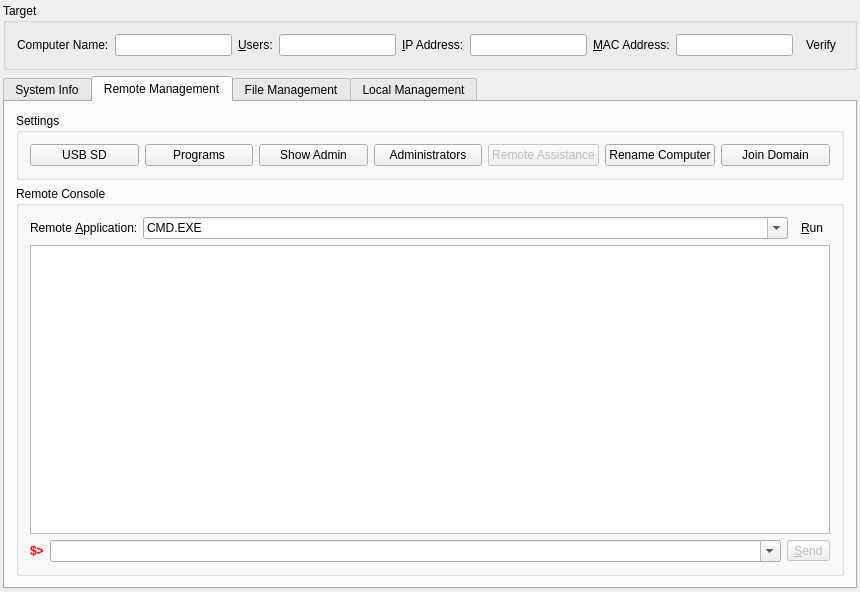
<?xml version="1.0" encoding="UTF-8"?>
<ui version="4.0">
 <class>SystemManagementWidgetClass</class>
 <widget class="QWidget" name="SystemManagementWidgetClass">
  <property name="geometry">
   <rect>
    <x>0</x>
    <y>0</y>
    <width>860</width>
    <height>592</height>
   </rect>
  </property>
  <property name="sizePolicy">
   <sizepolicy hsizetype="Expanding" vsizetype="Expanding">
    <horstretch>0</horstretch>
    <verstretch>0</verstretch>
   </sizepolicy>
  </property>
  <property name="windowTitle">
   <string>System Management</string>
  </property>
  <layout class="QGridLayout" name="gridLayout_4">
   <property name="margin">
    <number>3</number>
   </property>
   <item row="0" column="0">
    <widget class="QGroupBox" name="groupBox">
     <property name="title">
      <string>Target</string>
     </property>
     <layout class="QGridLayout" name="gridLayout">
      <item row="0" column="0">
       <widget class="QLabel" name="labelComputerName">
        <property name="text">
         <string>Computer Name:</string>
        </property>
       </widget>
      </item>
      <item row="0" column="1">
       <widget class="QLineEdit" name="lineEditComputerName">
        <property name="readOnly">
         <bool>true</bool>
        </property>
       </widget>
      </item>
      <item row="0" column="2">
       <widget class="QLabel" name="labelUsers">
        <property name="text">
         <string>&amp;Users:</string>
        </property>
        <property name="buddy">
         <cstring>lineEditUsers</cstring>
        </property>
       </widget>
      </item>
      <item row="0" column="3">
       <widget class="QLineEdit" name="lineEditUsers">
        <property name="readOnly">
         <bool>false</bool>
        </property>
       </widget>
      </item>
      <item row="0" column="8">
       <widget class="QToolButton" name="toolButtonVerify">
        <property name="toolTip">
         <string>Verify Client Info</string>
        </property>
        <property name="text">
         <string>Verify</string>
        </property>
        <property name="icon">
         <iconset resource="../controlcenter.qrc">
          <normaloff>:/icon/resources/images/connect.png</normaloff>:/icon/resources/images/connect.png</iconset>
        </property>
        <property name="autoRaise">
         <bool>true</bool>
        </property>
       </widget>
      </item>
      <item row="0" column="4">
       <widget class="QLabel" name="labelIPAddress">
        <property name="text">
         <string>&amp;IP Address:</string>
        </property>
        <property name="buddy">
         <cstring>lineEditIPAddress</cstring>
        </property>
       </widget>
      </item>
      <item row="0" column="5">
       <widget class="QLineEdit" name="lineEditIPAddress"/>
      </item>
      <item row="0" column="6">
       <widget class="QLabel" name="labelMACAddress">
        <property name="text">
         <string>&amp;MAC Address:</string>
        </property>
        <property name="buddy">
         <cstring>lineEditMACAddress</cstring>
        </property>
       </widget>
      </item>
      <item row="0" column="7">
       <widget class="QLineEdit" name="lineEditMACAddress"/>
      </item>
     </layout>
    </widget>
   </item>
   <item row="1" column="0">
    <widget class="QTabWidget" name="tabWidget">
     <property name="tabPosition">
      <enum>QTabWidget::North</enum>
     </property>
     <property name="currentIndex">
      <number>1</number>
     </property>
     <widget class="QWidget" name="tabSystemInfo">
      <attribute name="title">
       <string>System Info</string>
      </attribute>
      <layout class="QVBoxLayout" name="verticalLayout_4">
       <item>
        <layout class="QHBoxLayout" name="horizontalLayout_2">
         <item>
          <widget class="QLabel" name="labelReportCreationTime">
           <property name="sizePolicy">
            <sizepolicy hsizetype="Expanding" vsizetype="Preferred">
             <horstretch>0</horstretch>
             <verstretch>0</verstretch>
            </sizepolicy>
           </property>
          </widget>
         </item>
         <item>
          <spacer name="horizontalSpacer">
           <property name="orientation">
            <enum>Qt::Horizontal</enum>
           </property>
           <property name="sizeHint" stdset="0">
            <size>
             <width>40</width>
             <height>20</height>
            </size>
           </property>
          </spacer>
         </item>
         <item>
          <widget class="QToolButton" name="toolButtonQuerySystemInfo">
           <property name="text">
            <string>Query</string>
           </property>
           <property name="icon">
            <iconset resource="../controlcenter.qrc">
             <normaloff>:/icon/resources/images/querydatabase.png</normaloff>:/icon/resources/images/querydatabase.png</iconset>
           </property>
           <property name="autoRaise">
            <bool>true</bool>
           </property>
          </widget>
         </item>
         <item>
          <spacer name="horizontalSpacer_2">
           <property name="orientation">
            <enum>Qt::Horizontal</enum>
           </property>
           <property name="sizeType">
            <enum>QSizePolicy::Preferred</enum>
           </property>
           <property name="sizeHint" stdset="0">
            <size>
             <width>40</width>
             <height>20</height>
            </size>
           </property>
          </spacer>
         </item>
         <item>
          <widget class="QToolButton" name="toolButtonRequestSystemInfo">
           <property name="enabled">
            <bool>false</bool>
           </property>
           <property name="toolTip">
            <string>Get System Information</string>
           </property>
           <property name="statusTip">
            <string>Get System Information</string>
           </property>
           <property name="text">
            <string>Scan</string>
           </property>
           <property name="icon">
            <iconset resource="../controlcenter.qrc">
             <normaloff>:/icon/resources/images/scansystem.png</normaloff>:/icon/resources/images/scansystem.png</iconset>
           </property>
           <property name="autoRaise">
            <bool>true</bool>
           </property>
          </widget>
         </item>
         <item>
          <widget class="QToolButton" name="toolButtonRescanSystemInfo">
           <property name="enabled">
            <bool>false</bool>
           </property>
           <property name="toolTip">
            <string>Rescan System</string>
           </property>
           <property name="statusTip">
            <string>Rescan System</string>
           </property>
           <property name="text">
            <string>Rescan</string>
           </property>
           <property name="icon">
            <iconset resource="../controlcenter.qrc">
             <normaloff>:/icon/resources/images/rescan.png</normaloff>:/icon/resources/images/rescan.png</iconset>
           </property>
           <property name="autoRaise">
            <bool>true</bool>
           </property>
          </widget>
         </item>
         <item>
          <widget class="QToolButton" name="toolButtonSaveAs">
           <property name="enabled">
            <bool>false</bool>
           </property>
           <property name="toolTip">
            <string>Save System Information</string>
           </property>
           <property name="statusTip">
            <string>Save System Information</string>
           </property>
           <property name="text">
            <string>Save</string>
           </property>
           <property name="icon">
            <iconset resource="../controlcenter.qrc">
             <normaloff>:/icon/resources/images/backup.png</normaloff>:/icon/resources/images/backup.png</iconset>
           </property>
           <property name="autoRaise">
            <bool>true</bool>
           </property>
          </widget>
         </item>
        </layout>
       </item>
       <item>
        <widget class="QTabWidget" name="tabWidgetSystemInfo">
         <property name="tabPosition">
          <enum>QTabWidget::North</enum>
         </property>
         <property name="tabShape">
          <enum>QTabWidget::Rounded</enum>
         </property>
         <property name="currentIndex">
          <number>0</number>
         </property>
         <widget class="QWidget" name="tabOS">
          <attribute name="title">
           <string>&amp;OS</string>
          </attribute>
          <layout class="QVBoxLayout" name="verticalLayout">
           <item>
            <widget class="QGroupBox" name="osGroupBox">
             <property name="enabled">
              <bool>false</bool>
             </property>
             <property name="sizePolicy">
              <sizepolicy hsizetype="Expanding" vsizetype="Preferred">
               <horstretch>0</horstretch>
               <verstretch>0</verstretch>
              </sizepolicy>
             </property>
             <property name="title">
              <string>OS</string>
             </property>
             <layout class="QGridLayout" name="gridLayout_7">
              <property name="sizeConstraint">
               <enum>QLayout::SetDefaultConstraint</enum>
              </property>
              <item row="0" column="0">
               <widget class="QLabel" name="label_2">
                <property name="text">
                 <string>OS Version:</string>
                </property>
               </widget>
              </item>
              <item row="0" column="1">
               <widget class="QLineEdit" name="osVersionLineEdit">
                <property name="readOnly">
                 <bool>true</bool>
                </property>
               </widget>
              </item>
              <item row="1" column="0">
               <widget class="QLabel" name="label_6">
                <property name="text">
                 <string>Copmuter Name:</string>
                </property>
               </widget>
              </item>
              <item row="1" column="1">
               <widget class="QLineEdit" name="computerNameLineEdit">
                <property name="readOnly">
                 <bool>true</bool>
                </property>
               </widget>
              </item>
              <item row="1" column="2">
               <widget class="QLabel" name="workgroupLabel">
                <property name="text">
                 <string>Workgroup:</string>
                </property>
                <property name="alignment">
                 <set>Qt::AlignRight|Qt::AlignTrailing|Qt::AlignVCenter</set>
                </property>
               </widget>
              </item>
              <item row="0" column="2">
               <widget class="QLabel" name="installDatelabel">
                <property name="text">
                 <string>Installation Date:</string>
                </property>
                <property name="alignment">
                 <set>Qt::AlignRight|Qt::AlignTrailing|Qt::AlignVCenter</set>
                </property>
               </widget>
              </item>
              <item row="0" column="3">
               <widget class="QLineEdit" name="installationDateLineEdit">
                <property name="readOnly">
                 <bool>true</bool>
                </property>
               </widget>
              </item>
              <item row="1" column="3">
               <widget class="QLineEdit" name="workgroupLineEdit">
                <property name="readOnly">
                 <bool>true</bool>
                </property>
               </widget>
              </item>
              <item row="3" column="0">
               <widget class="QLabel" name="labelSystemUsers">
                <property name="text">
                 <string>System Users:</string>
                </property>
               </widget>
              </item>
              <item row="3" column="1" colspan="3">
               <widget class="QComboBox" name="comboBoxSystemUsers"/>
              </item>
              <item row="2" column="1" colspan="3">
               <widget class="QComboBox" name="logicalDrivesComboBox">
                <property name="sizePolicy">
                 <sizepolicy hsizetype="Expanding" vsizetype="Fixed">
                  <horstretch>0</horstretch>
                  <verstretch>0</verstretch>
                 </sizepolicy>
                </property>
               </widget>
              </item>
              <item row="2" column="0">
               <widget class="QLabel" name="logicalDrivesLabel">
                <property name="text">
                 <string>Disk Drives:</string>
                </property>
               </widget>
              </item>
             </layout>
            </widget>
           </item>
           <item>
            <spacer name="verticalSpacer_2">
             <property name="orientation">
              <enum>Qt::Vertical</enum>
             </property>
             <property name="sizeHint" stdset="0">
              <size>
               <width>20</width>
               <height>217</height>
              </size>
             </property>
            </spacer>
           </item>
          </layout>
         </widget>
         <widget class="QWidget" name="tabDevices">
          <attribute name="title">
           <string>&amp;Devices</string>
          </attribute>
          <layout class="QVBoxLayout" name="verticalLayout_2">
           <item>
            <widget class="QGroupBox" name="devicesInfoGroupBox">
             <property name="enabled">
              <bool>false</bool>
             </property>
             <property name="sizePolicy">
              <sizepolicy hsizetype="Expanding" vsizetype="Preferred">
               <horstretch>0</horstretch>
               <verstretch>0</verstretch>
              </sizepolicy>
             </property>
             <property name="minimumSize">
              <size>
               <width>0</width>
               <height>0</height>
              </size>
             </property>
             <property name="title">
              <string>Devices</string>
             </property>
             <layout class="QGridLayout" name="gridLayout_13" rowstretch="0,0,0,0,0,0,0,0,0,0,0,0,0" columnstretch="0,0,0,0">
              <property name="sizeConstraint">
               <enum>QLayout::SetDefaultConstraint</enum>
              </property>
              <item row="1" column="1" colspan="3">
               <widget class="QLineEdit" name="motherboardLineEdit">
                <property name="readOnly">
                 <bool>true</bool>
                </property>
               </widget>
              </item>
              <item row="5" column="0">
               <widget class="QLabel" name="videoCardLabel">
                <property name="text">
                 <string>Video Card:</string>
                </property>
               </widget>
              </item>
              <item row="5" column="1" colspan="3">
               <widget class="QLineEdit" name="videoCardLineEdit">
                <property name="readOnly">
                 <bool>true</bool>
                </property>
               </widget>
              </item>
              <item row="9" column="1" colspan="3">
               <widget class="QLineEdit" name="adapter1NameLineEdit">
                <property name="readOnly">
                 <bool>true</bool>
                </property>
               </widget>
              </item>
              <item row="10" column="0">
               <widget class="QLabel" name="macAddresslabel_3">
                <property name="text">
                 <string>MAC Address:</string>
                </property>
               </widget>
              </item>
              <item row="10" column="1">
               <widget class="QLineEdit" name="adapter1HDAddressLineEdit">
                <property name="readOnly">
                 <bool>true</bool>
                </property>
               </widget>
              </item>
              <item row="8" column="1" colspan="3">
               <widget class="Line" name="line_5">
                <property name="orientation">
                 <enum>Qt::Horizontal</enum>
                </property>
               </widget>
              </item>
              <item row="0" column="0">
               <widget class="QLabel" name="cpuInfoLabel">
                <property name="text">
                 <string>CPU:</string>
                </property>
               </widget>
              </item>
              <item row="0" column="1" colspan="3">
               <widget class="QLineEdit" name="cpuLineEdit">
                <property name="readOnly">
                 <bool>true</bool>
                </property>
               </widget>
              </item>
              <item row="10" column="2">
               <widget class="QLabel" name="ipAddresslabel_3">
                <property name="text">
                 <string>IP Address:</string>
                </property>
                <property name="alignment">
                 <set>Qt::AlignRight|Qt::AlignTrailing|Qt::AlignVCenter</set>
                </property>
               </widget>
              </item>
              <item row="10" column="3">
               <widget class="QLineEdit" name="adapter1IPAddressLineEdit">
                <property name="minimumSize">
                 <size>
                  <width>210</width>
                  <height>0</height>
                 </size>
                </property>
                <property name="readOnly">
                 <bool>true</bool>
                </property>
               </widget>
              </item>
              <item row="11" column="1" colspan="3">
               <widget class="QLineEdit" name="adapter2NameLineEdit">
                <property name="readOnly">
                 <bool>true</bool>
                </property>
               </widget>
              </item>
              <item row="12" column="0">
               <widget class="QLabel" name="macAddresslabel_4">
                <property name="text">
                 <string>MAC Address:</string>
                </property>
               </widget>
              </item>
              <item row="12" column="1">
               <widget class="QLineEdit" name="adapter2HDAddressLineEdit">
                <property name="readOnly">
                 <bool>true</bool>
                </property>
               </widget>
              </item>
              <item row="12" column="2">
               <widget class="QLabel" name="ipAddresslabel_4">
                <property name="text">
                 <string>IP Address:</string>
                </property>
                <property name="alignment">
                 <set>Qt::AlignRight|Qt::AlignTrailing|Qt::AlignVCenter</set>
                </property>
               </widget>
              </item>
              <item row="12" column="3">
               <widget class="QLineEdit" name="adapter2IPAddressLineEdit">
                <property name="readOnly">
                 <bool>true</bool>
                </property>
               </widget>
              </item>
              <item row="9" column="0">
               <widget class="QLabel" name="adapter1Label">
                <property name="text">
                 <string>Adapter 1:</string>
                </property>
               </widget>
              </item>
              <item row="11" column="0">
               <widget class="QLabel" name="networkAdapter2Label">
                <property name="text">
                 <string>Adapter 2:</string>
                </property>
               </widget>
              </item>
              <item row="8" column="0">
               <widget class="QLabel" name="networkLabel">
                <property name="text">
                 <string>Network Info:</string>
                </property>
               </widget>
              </item>
              <item row="1" column="0">
               <widget class="QLabel" name="motherboardLabel">
                <property name="text">
                 <string>Motherboard:</string>
                </property>
               </widget>
              </item>
              <item row="3" column="0">
               <widget class="QLabel" name="chipsetLabel">
                <property name="text">
                 <string>Chipset:</string>
                </property>
               </widget>
              </item>
              <item row="3" column="1">
               <widget class="QLineEdit" name="chipsetLineEdit">
                <property name="readOnly">
                 <bool>true</bool>
                </property>
               </widget>
              </item>
              <item row="3" column="2">
               <widget class="QLabel" name="memoryInfoLabel">
                <property name="text">
                 <string>Memory:</string>
                </property>
                <property name="alignment">
                 <set>Qt::AlignRight|Qt::AlignTrailing|Qt::AlignVCenter</set>
                </property>
               </widget>
              </item>
              <item row="3" column="3">
               <widget class="QLineEdit" name="memoryLineEdit">
                <property name="readOnly">
                 <bool>true</bool>
                </property>
               </widget>
              </item>
              <item row="7" column="0">
               <widget class="QLabel" name="audioCardLabel">
                <property name="text">
                 <string>Audio Card:</string>
                </property>
               </widget>
              </item>
              <item row="7" column="1" colspan="3">
               <widget class="QLineEdit" name="audioLineEdit">
                <property name="readOnly">
                 <bool>true</bool>
                </property>
               </widget>
              </item>
              <item row="6" column="0">
               <widget class="QLabel" name="monitorLabel">
                <property name="text">
                 <string>Monitor:</string>
                </property>
               </widget>
              </item>
              <item row="6" column="1" colspan="3">
               <widget class="QLineEdit" name="monitorLineEdit">
                <property name="readOnly">
                 <bool>true</bool>
                </property>
               </widget>
              </item>
              <item row="2" column="0">
               <widget class="QLabel" name="dmiUUIDLabel">
                <property name="text">
                 <string>DMI UUID:</string>
                </property>
               </widget>
              </item>
              <item row="2" column="1" colspan="3">
               <widget class="QLineEdit" name="dmiUUIDLineEdit">
                <property name="readOnly">
                 <bool>true</bool>
                </property>
               </widget>
              </item>
             </layout>
            </widget>
           </item>
           <item>
            <spacer name="verticalSpacer_3">
             <property name="orientation">
              <enum>Qt::Vertical</enum>
             </property>
             <property name="sizeHint" stdset="0">
              <size>
               <width>20</width>
               <height>40</height>
              </size>
             </property>
            </spacer>
           </item>
          </layout>
         </widget>
         <widget class="QWidget" name="tabSoftware">
          <attribute name="title">
           <string>&amp;Software</string>
          </attribute>
          <layout class="QVBoxLayout" name="verticalLayout_3">
           <item>
            <widget class="QTableWidget" name="tableWidgetSoftware">
             <property name="selectionMode">
              <enum>QAbstractItemView::SingleSelection</enum>
             </property>
             <property name="selectionBehavior">
              <enum>QAbstractItemView::SelectRows</enum>
             </property>
             <attribute name="horizontalHeaderVisible">
              <bool>false</bool>
             </attribute>
             <attribute name="horizontalHeaderStretchLastSection">
              <bool>true</bool>
             </attribute>
             <column>
              <property name="text">
               <string>Name</string>
              </property>
             </column>
             <column>
              <property name="text">
               <string>Version</string>
              </property>
             </column>
             <column>
              <property name="text">
               <string>Size</string>
              </property>
             </column>
             <column>
              <property name="text">
               <string>Date</string>
              </property>
             </column>
             <column>
              <property name="text">
               <string>Publisher</string>
              </property>
             </column>
            </widget>
           </item>
          </layout>
         </widget>
        </widget>
       </item>
      </layout>
     </widget>
     <widget class="QWidget" name="tabRemoteManagement">
      <attribute name="title">
       <string>Remote Management</string>
      </attribute>
      <layout class="QGridLayout" name="gridLayout_6">
       <item row="0" column="0">
        <widget class="QGroupBox" name="groupBoxSettings">
         <property name="title">
          <string>Settings</string>
         </property>
         <layout class="QGridLayout" name="gridLayout_3">
          <item row="0" column="1">
           <widget class="QPushButton" name="pushButtonPrograms">
            <property name="text">
             <string>Programs</string>
            </property>
           </widget>
          </item>
          <item row="0" column="2">
           <widget class="QPushButton" name="pushButtonShowAdmin">
            <property name="text">
             <string>Show Admin</string>
            </property>
           </widget>
          </item>
          <item row="0" column="0">
           <widget class="QPushButton" name="pushButtonUSBSD">
            <property name="text">
             <string>USB SD</string>
            </property>
           </widget>
          </item>
          <item row="0" column="3">
           <widget class="QPushButton" name="pushButtonAdminsManagement">
            <property name="text">
             <string>Administrators</string>
            </property>
           </widget>
          </item>
          <item row="0" column="4">
           <widget class="QPushButton" name="pushButtonRemoteAssistance">
            <property name="enabled">
             <bool>false</bool>
            </property>
            <property name="toolTip">
             <string>Remote Assistance via VNC</string>
            </property>
            <property name="statusTip">
             <string>Remote Assistance via VNC</string>
            </property>
            <property name="text">
             <string>Remote Assistance</string>
            </property>
           </widget>
          </item>
          <item row="0" column="5">
           <widget class="QPushButton" name="pushButtonRenameComputer">
            <property name="text">
             <string>Rename Computer</string>
            </property>
           </widget>
          </item>
          <item row="0" column="6">
           <widget class="QPushButton" name="pushButtonDomain">
            <property name="text">
             <string>Join Domain</string>
            </property>
           </widget>
          </item>
         </layout>
        </widget>
       </item>
       <item row="1" column="0">
        <widget class="QGroupBox" name="groupBoxRemoteConsole">
         <property name="enabled">
          <bool>true</bool>
         </property>
         <property name="sizePolicy">
          <sizepolicy hsizetype="Expanding" vsizetype="Expanding">
           <horstretch>0</horstretch>
           <verstretch>0</verstretch>
          </sizepolicy>
         </property>
         <property name="title">
          <string>Remote Console</string>
         </property>
         <property name="checkable">
          <bool>false</bool>
         </property>
         <property name="checked">
          <bool>false</bool>
         </property>
         <layout class="QGridLayout" name="gridLayout_9">
          <item row="0" column="0">
           <layout class="QHBoxLayout" name="horizontalLayoutRemoteApplication">
            <item>
             <widget class="QLabel" name="label">
              <property name="text">
               <string>Remote &amp;Application:</string>
              </property>
              <property name="buddy">
               <cstring>comboBoxRemoteApplicationPath</cstring>
              </property>
             </widget>
            </item>
            <item>
             <widget class="QComboBox" name="comboBoxRemoteApplicationPath">
              <property name="sizePolicy">
               <sizepolicy hsizetype="Expanding" vsizetype="Fixed">
                <horstretch>0</horstretch>
                <verstretch>0</verstretch>
               </sizepolicy>
              </property>
              <property name="toolTip">
               <string>Application to run on the remote computer</string>
              </property>
              <property name="statusTip">
               <string>Application to run on the remote computer</string>
              </property>
              <property name="editable">
               <bool>true</bool>
              </property>
              <item>
               <property name="text">
                <string notr="true">CMD.EXE</string>
               </property>
              </item>
             </widget>
            </item>
            <item>
             <widget class="QToolButton" name="toolButtonRunRemoteApplication">
              <property name="toolTip">
               <string>Run the application on the remote computer</string>
              </property>
              <property name="statusTip">
               <string>Run the application on the remote computer</string>
              </property>
              <property name="text">
               <string>&amp;Run</string>
              </property>
              <property name="icon">
               <iconset resource="../controlcenter.qrc">
                <normaloff>:/icon/resources/images/start.png</normaloff>:/icon/resources/images/start.png</iconset>
              </property>
              <property name="autoRaise">
               <bool>true</bool>
              </property>
             </widget>
            </item>
           </layout>
          </item>
          <item row="1" column="0">
           <widget class="QTextBrowser" name="textBrowserRemoteApplicationOutput">
            <property name="font">
             <font>
              <pointsize>10</pointsize>
             </font>
            </property>
            <property name="openExternalLinks">
             <bool>true</bool>
            </property>
           </widget>
          </item>
          <item row="2" column="0">
           <layout class="QHBoxLayout" name="horizontalLayoutCommand">
            <item>
             <widget class="QLabel" name="label_3">
              <property name="font">
               <font>
                <weight>75</weight>
                <bold>true</bold>
               </font>
              </property>
              <property name="text">
               <string notr="true">&lt;span style=&quot; font-weight:600; color:#ff0000;&quot;&gt;$&amp;gt;&lt;/span&gt;</string>
              </property>
             </widget>
            </item>
            <item>
             <widget class="QComboBox" name="comboBoxCommand">
              <property name="sizePolicy">
               <sizepolicy hsizetype="Expanding" vsizetype="Fixed">
                <horstretch>0</horstretch>
                <verstretch>0</verstretch>
               </sizepolicy>
              </property>
              <property name="toolTip">
               <string>Command</string>
              </property>
              <property name="statusTip">
               <string>Command</string>
              </property>
              <property name="editable">
               <bool>true</bool>
              </property>
             </widget>
            </item>
            <item>
             <widget class="QToolButton" name="toolButtonSendCommand">
              <property name="enabled">
               <bool>false</bool>
              </property>
              <property name="toolTip">
               <string>Send command to the remote application</string>
              </property>
              <property name="statusTip">
               <string>Send command to the remote application</string>
              </property>
              <property name="text">
               <string>&amp;Send</string>
              </property>
              <property name="shortcut">
               <string>Ctrl+Return</string>
              </property>
             </widget>
            </item>
           </layout>
          </item>
         </layout>
        </widget>
       </item>
      </layout>
     </widget>
     <widget class="HEHUI::FileManagement" name="tabFileManagement">
      <property name="enabled">
       <bool>false</bool>
      </property>
      <attribute name="title">
       <string>File Management</string>
      </attribute>
     </widget>
     <widget class="QWidget" name="tabLocalManagement">
      <attribute name="title">
       <string>Local Management</string>
      </attribute>
      <layout class="QGridLayout" name="gridLayout_5">
       <item row="0" column="0">
        <widget class="QGroupBox" name="groupBoxAdministrationTools">
         <property name="title">
          <string>Local Administration Tools</string>
         </property>
         <layout class="QGridLayout" name="gridLayout_2">
          <item row="0" column="0">
           <widget class="QPushButton" name="pushButtonMMC">
            <property name="text">
             <string>MMC</string>
            </property>
           </widget>
          </item>
          <item row="0" column="1">
           <widget class="QPushButton" name="pushButtonCMD">
            <property name="text">
             <string>CMD</string>
            </property>
           </widget>
          </item>
          <item row="0" column="3">
           <widget class="QPushButton" name="pushButtonRegedit">
            <property name="text">
             <string>Regedit</string>
            </property>
           </widget>
          </item>
          <item row="0" column="4">
           <widget class="QPushButton" name="pushButtonOtherEXE">
            <property name="text">
             <string>Other</string>
            </property>
           </widget>
          </item>
         </layout>
        </widget>
       </item>
       <item row="1" column="0">
        <spacer name="verticalSpacer">
         <property name="orientation">
          <enum>Qt::Vertical</enum>
         </property>
         <property name="sizeHint" stdset="0">
          <size>
           <width>20</width>
           <height>232</height>
          </size>
         </property>
        </spacer>
       </item>
      </layout>
     </widget>
    </widget>
   </item>
  </layout>
  <action name="actionAddAdmin">
   <property name="text">
    <string>Add Admin</string>
   </property>
   <property name="toolTip">
    <string>Add user to local admin group</string>
   </property>
  </action>
  <action name="actionDeleteAdmin">
   <property name="text">
    <string>Delete Admin</string>
   </property>
   <property name="toolTip">
    <string>Delete user from local admin group</string>
   </property>
  </action>
 </widget>
 <layoutdefault spacing="6" margin="11"/>
 <customwidgets>
  <customwidget>
   <class>HEHUI::FileManagement</class>
   <extends>QWidget</extends>
   <header location="global">filemanagement.h</header>
   <container>1</container>
  </customwidget>
 </customwidgets>
 <tabstops>
  <tabstop>lineEditComputerName</tabstop>
  <tabstop>lineEditUsers</tabstop>
  <tabstop>lineEditIPAddress</tabstop>
  <tabstop>lineEditMACAddress</tabstop>
  <tabstop>toolButtonVerify</tabstop>
  <tabstop>tabWidget</tabstop>
  <tabstop>toolButtonRequestSystemInfo</tabstop>
  <tabstop>toolButtonRescanSystemInfo</tabstop>
  <tabstop>toolButtonSaveAs</tabstop>
  <tabstop>osVersionLineEdit</tabstop>
  <tabstop>installationDateLineEdit</tabstop>
  <tabstop>computerNameLineEdit</tabstop>
  <tabstop>workgroupLineEdit</tabstop>
  <tabstop>logicalDrivesComboBox</tabstop>
  <tabstop>comboBoxSystemUsers</tabstop>
  <tabstop>cpuLineEdit</tabstop>
  <tabstop>motherboardLineEdit</tabstop>
  <tabstop>dmiUUIDLineEdit</tabstop>
  <tabstop>chipsetLineEdit</tabstop>
  <tabstop>memoryLineEdit</tabstop>
  <tabstop>videoCardLineEdit</tabstop>
  <tabstop>monitorLineEdit</tabstop>
  <tabstop>audioLineEdit</tabstop>
  <tabstop>adapter1NameLineEdit</tabstop>
  <tabstop>adapter1HDAddressLineEdit</tabstop>
  <tabstop>adapter1IPAddressLineEdit</tabstop>
  <tabstop>adapter2NameLineEdit</tabstop>
  <tabstop>adapter2HDAddressLineEdit</tabstop>
  <tabstop>adapter2IPAddressLineEdit</tabstop>
  <tabstop>pushButtonUSBSD</tabstop>
  <tabstop>pushButtonPrograms</tabstop>
  <tabstop>pushButtonShowAdmin</tabstop>
  <tabstop>pushButtonAdminsManagement</tabstop>
  <tabstop>pushButtonMMC</tabstop>
  <tabstop>pushButtonCMD</tabstop>
  <tabstop>pushButtonRegedit</tabstop>
  <tabstop>pushButtonOtherEXE</tabstop>
 </tabstops>
 <resources>
  <include location="../controlcenter.qrc"/>
 </resources>
 <connections/>
</ui>
